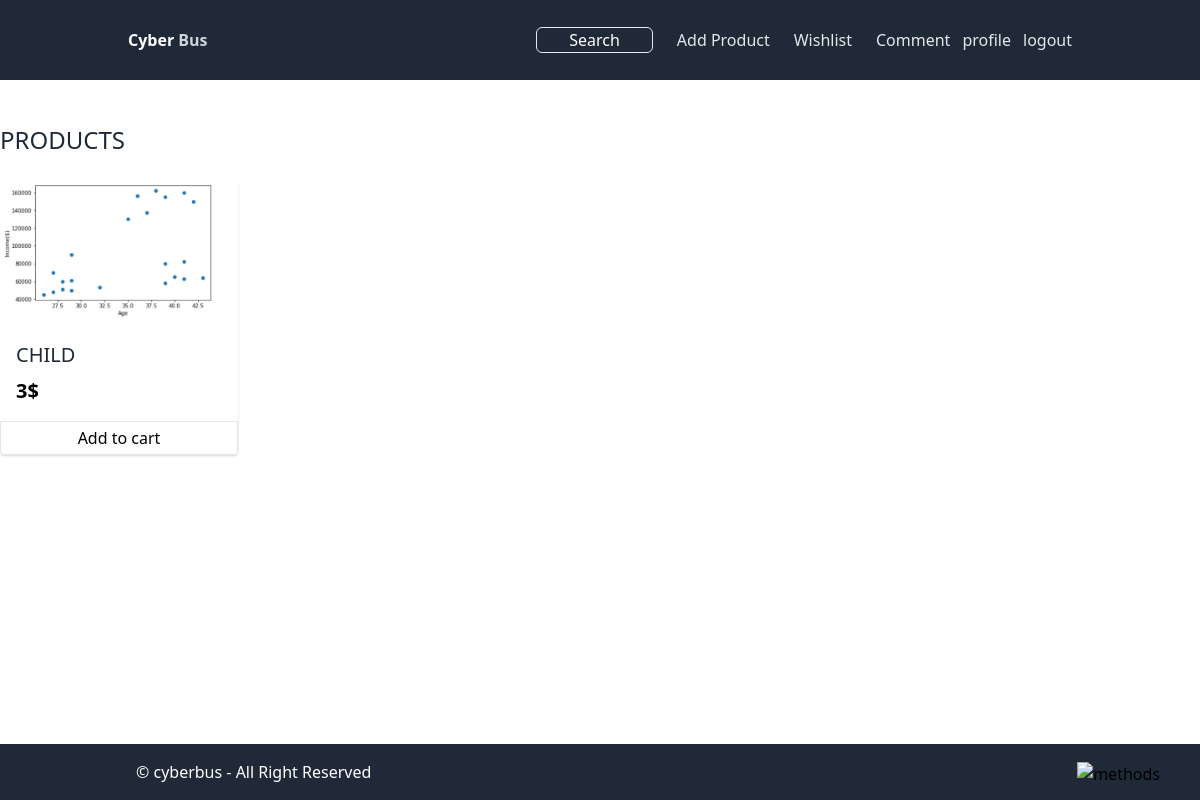
The page / (signed in) on the database as committed earlier.
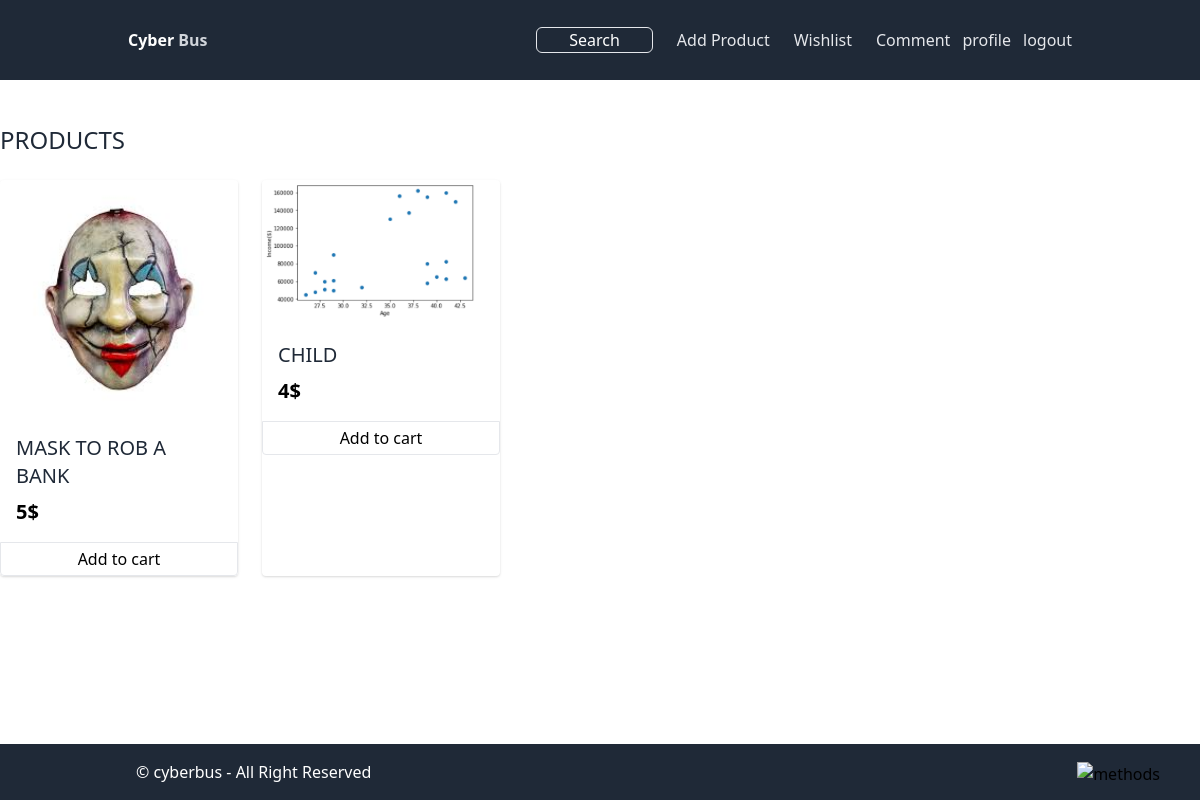
The same page on the database as committed later.
### tables this page shows
CREATE TABLE products (
                id INTEGER PRIMARY KEY AUTOINCREMENT,
                img TEXT NOT NULL,
                title TEXT NOT NULL,
                price INTEGER NOT NULL
            );

### app.py (the view)
@app.route('/')
def index():
    if 'username' in session:
        print(session['username'])
        products = db.get_products(productdb_connection) # array of tuples
        print(products)
        return render_template('index.html', products=products)
    return redirect(url_for('login'))

### db.py (called while the page is built)
def get_products(connection):
    cursor = connection.cursor()
    cursor.execute('''
        SELECT * FROM products
    ''')
    connection.commit()
    return cursor.fetchall()

### templates/index.html (shortened to what this page needs)
{% extends "layout.html" %}
{% block content %}
    <div class="container pb-16">
        <h2 class="text-2xl font-medium text-gray-800 uppercase mb-6">products</h2>
        <div class="grid grid-cols-2 md:grid-cols-4 gap-6">
            {% for product in products %}
            <div class="bg-white shadow rounded overflow-hidden group">
                <div class="relative">
                    <img src="{{ url_for('static', filename='uploads/' + product[1]) }}" alt="product 1" class="w-full">
                </div>
                <div class="pt-4 pb-3 px-4">
                    <a href="#">
                        <h4 class="uppercase font-medium text-xl mb-2 text-gray-800 hover:text-primary transition">{{ product[2] }}</h4>
                    </a>
                    <div class="flex items-baseline mb-1 space-x-2">
                        <p class="text-xl text-primary font-semibold">{{ product[3] }}$</p>
                    </div>
                </div>
                <form action="{{ url_for('wishlist') }}" method="POST">
                    <button type="submit" class="block w-full py-1 text-center text-black bg-primary border border-primary rounded-b hover:bg-transparent hover:text-primary transition">
                        Add to cart
                    </button>
                </form>
            </div>
            {% endfor %}
        </div>
    </div>
{% endblock %}

### templates/layout.html (shortened to what this page needs)
<!DOCTYPE html>
<html lang="en">
<head>
    <link rel="stylesheet" href="../node_modules/@fortawesome/fontawesome-free/css/all.min.css">
    <link href="{{ url_for('static', filename='css/style.css') }}" rel="stylesheet">
    <link href="https://cdn.jsdelivr.net/npm/tailwindcss@2.2.19/dist/tailwind.min.css" rel="stylesheet">
</head>
<body>
    <div class="h-screen grid grid-rows-6">
        <nav class="max-h-20 bg-gray-800 flex items-center justify-center row-span-1">
            <div class="container mx-auto flex justify-between items-center gap-4 md:px-10">
                <a href="/">
                    <p class="font-extrabold text-white">Cyber <span class="text-gray-300">Bus</span></p>
                </a>
                <div class="flex items-center justify-between py-5 gap-3">
                    <div class="flex w-fit items-center space-x-6 capitalize">
                    <a href="/search_results"
                        class="bg-primary border border-primary text-white px-8 rounded-md hover:bg-transparent hover:text-primary transition md:flex items-center">Search</a>
                    <a href="/addProduct" class="text-gray-200 hover:text-white transition">Add Product</a>
                    <a href="/wishlist" class="text-gray-200 hover:text-white transition">wishlist</a>
                    <a href="/comments" class="text-gray-200 hover:text-white transition">comment</a>
                    </div>
                    <a href="/profile" class="text-gray-200 hover:text-white transition">profile</a>
                    <a href="/logout" class="text-gray-200 hover:text-white transition">logout</a>
                </div>
            </div>
        </nav>
        <main class="row-span-6">
            {% block content %}{% endblock %}
        </main>
        <footer class="max-h-20  bg-gray-800 py-4 flex items-center justify-end row-span-1 md:px-10">
            <div class="container flex items-center justify-between">
                <p class="text-white">&copy; cyberbus - All Right Reserved</p>
                <div>
                    <img src="static/assets/images/methods.png" alt="methods" class="h-5">
                </div>
            </div>
        </footer>
    </div>
</body>
</html>

### static/css/styling/style.css (style rules this page uses)
html, :host { line-height: 1.5; -webkit-text-size-adjust: 100%; -moz-tab-size: 4; -o-tab-size: 4; tab-size: 4; font-family: ui-sans-serif, system-ui, sans-serif, "Apple Color Emoji", "Segoe UI Emoji", "Segoe UI Symbol", "Noto Color Emoji"; font-feature-settings: normal; font-variation-settings: normal; -webkit-tap-highlight-color: transparent; }
body { margin: 0; line-height: inherit; }
h1, h2, h3, h4, h5, h6 { font-size: inherit; font-weight: inherit; }
a { color: inherit; text-decoration: inherit; }
button, input, optgroup, select, textarea { font-family: inherit; font-feature-settings: inherit; font-variation-settings: inherit; font-size: 100%; font-weight: inherit; line-height: inherit; letter-spacing: inherit; color: inherit; margin: 0; padding: 0; }
button, select { text-transform: none; }
button, input:where([type='button']), input:where([type='reset']), input:where([type='submit']) { -webkit-appearance: button; background-color: transparent; background-image: none; }
blockquote, dl, dd, h1, h2, h3, h4, h5, h6, hr, figure, p, pre { margin: 0; }
button, [role="button"] { cursor: pointer; }
img, svg, video, canvas, audio, iframe, embed, object { display: block; vertical-align: middle; }
img, video { max-width: 100%; height: auto; }

Rows that differ between the two databases and show on the page:
added products: img (picture), title "MASK TO ROB A BANK", price "5"
changed products "CHILD": price "3" → "4"
